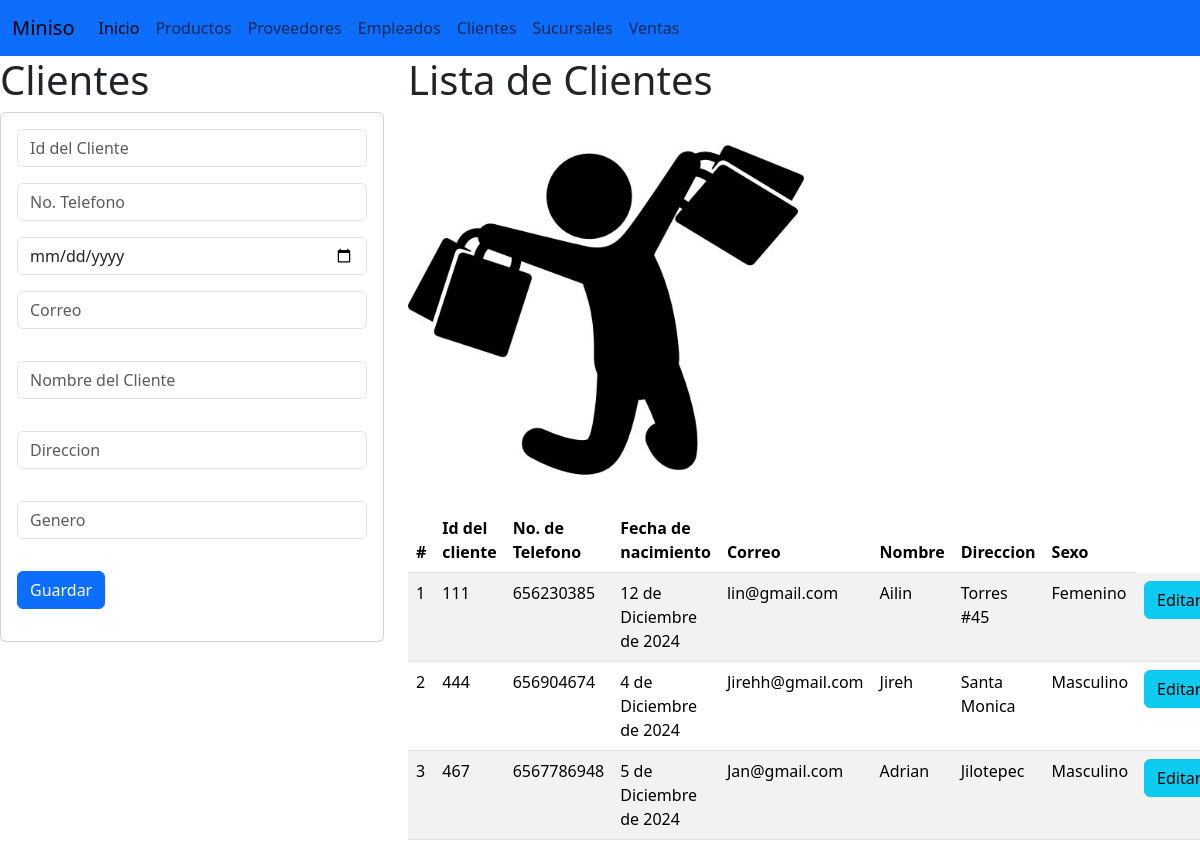
Screenshot of /Clientes with the database file from the repository.
### Clientes_app/models.py (models this page shows, shortened)
class Clientes(models.Model):
    Id_Cliente=models.IntegerField(primary_key=True)
    No_Telefono=models.IntegerField()
    Fecha_Nacimiento=models.DateField()
    Correo=models.CharField(max_length=100)
    Nombre=models.CharField(max_length=100)
    Direccion=models.CharField(max_length=100)
    Sexo=models.CharField(max_length=300)

### Clientes_app/views.py (the view)
# urls.py: path("Clientes",views.inicio_vista,name="Clientes"),
def inicio_vista(request):
    LosClientes=Clientes.objects.all()
    return render (request,"GestionarClientes.html", {"MisClientes":LosClientes})

### Clientes_app/templates/GestionarClientes.html (shortened to what this page needs)
{% extends "base.html" %}
{% load static %}
{% block cuerpo %}
<div class="row">
    <div class="col-sm-12 col-md-4 col-lg-4 col-xl-4">
        <h1> Clientes </h1>
        <div class="card">
            <div class="card-body">
                <form action="/RegistrarClientes/" method="POST"> {% csrf_token %}
                    <div class="form-group">
                        <input type="text" id="numCliente" name="numCliente" class="form-control"
                        placeholder="Id del Cliente" minLenght="10" maxLenght="10" reqired>
                    </div>
                    <div class="form-group py-3">
                        <input type="text" id="numTelefono" name="numTelefono" class="form-control"
                        placeholder="No. Telefono"  maxLenght="100" reqired>
                    </div>
                    <div class="form-group ">
                        <input type="Date" id="DateFecha" name="DateFecha" class="form-control"
                        placeholder="Fecha de Nacimiento" min="1" max="20" reqired>
                    </div>
                    <div class="form-group py-3">
                        <input type="text" id="txtCorreo" name="txtCorreo" class="form-control"
                        placeholder="Correo"  maxLenght="100" reqired>
                    </div>
                    <div class="form-group py-3">
                        <input type="text" id="txtNombre" name="txtNombre" class="form-control"
                        placeholder="Nombre del Cliente"  maxLenght="100" reqired>
                    </div>
                    <div class="form-group py-3">
                        <input type="text" id="txtDireccion" name="txtDireccion" class="form-control"
                        placeholder="Direccion "  maxLenght="100" reqired>
                    </div>
                    <div class="form-group py-3">
                        <input type="text" id="txtSexo" name="txtSexo" class="form-control"
                        placeholder="Genero"  maxLenght="100" reqired>
                    </div>
                    <div class="form-group py-3">
                        <button type="submit" class="btn btn-primary">Guardar</button>
                    </div>
                </form>
            </div>
        </div>
    </div>
    <div class="col-md-8">
        <h1> Lista de Clientes </h1>
        <img class="w-50" src="{% static  'img/Clientes.jpeg' %}" alt="Foto miniso" width="400" height="auto">
        <div class="table-responsive">
            <table class="table table-striped">
                <thead>
                <tr>
                <th scope="col">#</th>
                <th scope="col">Id del cliente</th>
                <th scope="col">No. de Telefono</th>
                <th scope="col">Fecha de nacimiento</th>
                <th scope="col">Correo</th>
                <th scope="col">Nombre</th>
                <th scope="col">Direccion</th>
                <th scope="col">Sexo</th>
                </tr>
            </thead>
            <tbody>
                {% for m in MisClientes  %}
                <tr>
                    <td>{{forloop.counter}}</td>
                    <td>{{m.Id_Cliente}}</td>
                    <td>{{m.No_Telefono}}</td>
                    <td>{{m.Fecha_Nacimiento}}</td>
                    <td>{{m.Correo}}</td>
                    <td>{{m.Nombre}}</td>
                    <td>{{m.Direccion}}</td>
                    <td>{{m.Sexo}}</td>
                    <td> <a href="SeleccionarClientes/{{m.Id_Cliente}}" class="btn btn-info">Editar</a> </td>
                </tr>
                {% endfor %}
            </tbody>
            </table>
        </div>
    </div>
</div>
{% endblock %}

### templates/base.html (style rules this page uses)
a { color: black; }

### rows the page displays
Clientes: Id_Cliente "111", No_Telefono "656230385", Fecha_Nacimiento "12 de Diciembre de 2024", Correo "lin@gmail.com", Nombre "Ailin", Direccion "Torres #45", Sexo "Femenino"
Clientes: Id_Cliente "444", No_Telefono "656904674", Fecha_Nacimiento "4 de Diciembre de 2024", Correo "Jirehh@gmail.com", Nombre "Jireh", Direccion "Santa Monica", Sexo "Masculino"
Clientes: Id_Cliente "467", No_Telefono "6567786948", Fecha_Nacimiento "5 de Diciembre de 2024", Correo "Jan@gmail.com", Nombre "Adrian", Direccion "Jilotepec", Sexo "Masculino"
